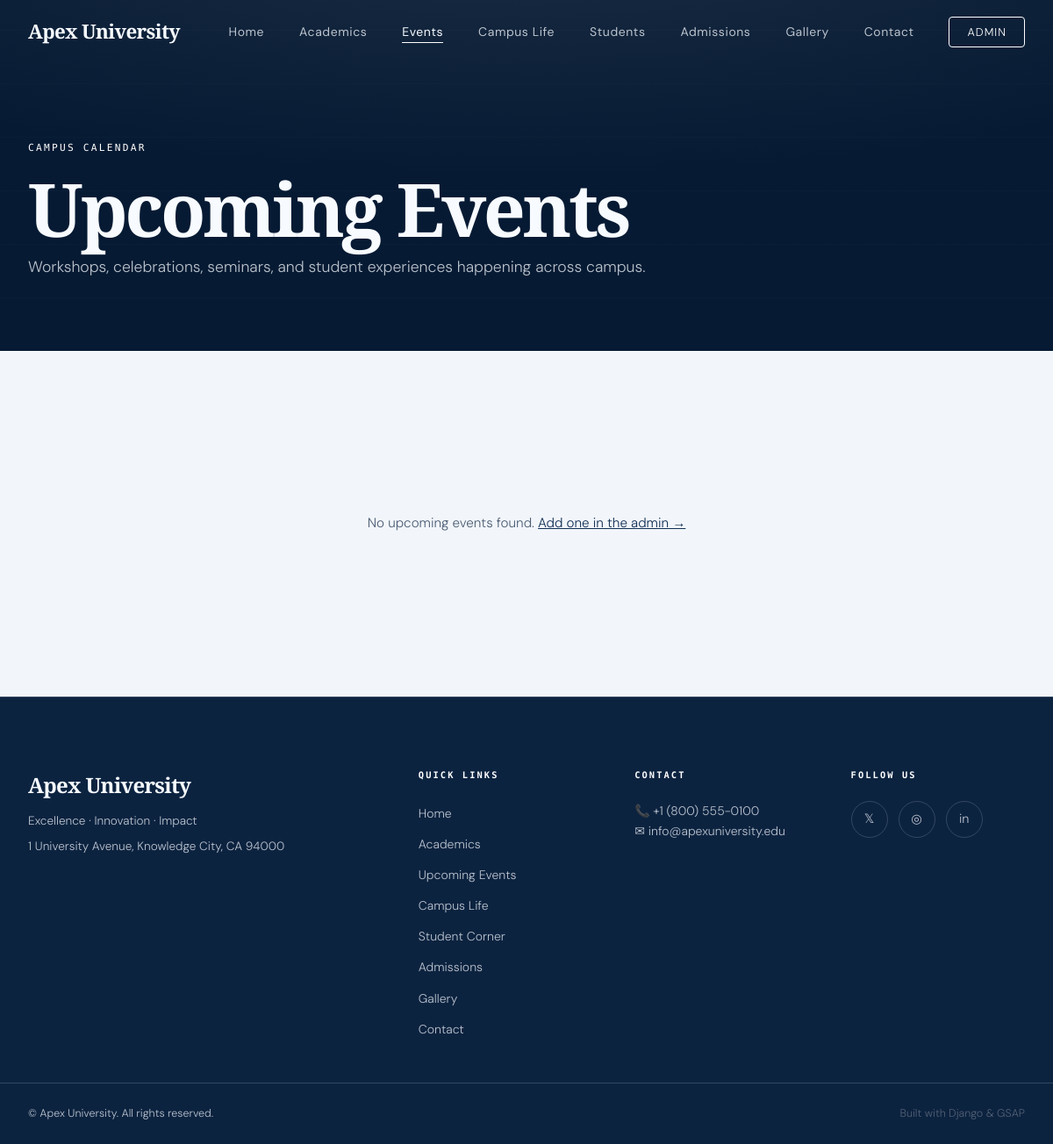
Screenshot of /events/ with the database file from the repository.
### core/models.py (models this page shows, shortened)
class SiteSettings(models.Model):
    college_name = models.CharField(max_length=200, default="Apex University")
    tagline = models.CharField(max_length=300, blank=True)
    logo = models.ImageField(upload_to='site/', blank=True, null=True)
    footer_text = models.TextField(blank=True)
    phone = models.CharField(max_length=50, blank=True)
    email = models.EmailField(blank=True)
    address = models.TextField(blank=True)
    facebook_url = models.URLField(blank=True)
    twitter_url = models.URLField(blank=True)
    instagram_url = models.URLField(blank=True)
    linkedin_url = models.URLField(blank=True)
    youtube_url = models.URLField(blank=True)
    class Meta:
        verbose_name = "Site Settings"
        verbose_name_plural = "Site Settings"

### core/views.py (the view)
# urls.py: path('events/', views.events_page, name='events'),
def events_page(request):
    site = get_site_settings()
    events = UpcomingEvent.objects.filter(is_active=True)
    context = {
        'events': events,
        'site': site,
        'page': 'events',
    }
    return render(request, 'core/events.html', context)

### core/views.py (called while the page is built)
def get_site_settings():
    return SiteSettings.objects.first()

### core/templates/core/events.html (shortened to what this page needs)
{% extends 'core/base.html' %}
{% block content %}
<section class="page-hero" aria-label="Upcoming Events">
  <div class="page-hero-content">
    <div class="section-label">Campus Calendar</div>
    <h1 class="page-hero-title">Upcoming Events</h1>
    <p class="page-hero-sub">Workshops, celebrations, seminars, and student experiences happening across campus.</p>
  </div>
  <div class="page-hero-bg" aria-hidden="true"></div>
</section>
<section class="events-page-section section">
  <div class="container">
    {% if events %}
    <div class="events-grid">
      {% for event in events %}
      <article class="event-card">
        <div class="event-date-block">
          <span class="event-month">{{ event.event_date|date:"M" }}</span>
          <span class="event-day">{{ event.event_date|date:"d" }}</span>
        </div>
        <div class="event-body">
          {% if event.category %}<span class="event-category">{{ event.category }}</span>{% endif %}
          <h2>{{ event.title }}</h2>
          <p>{{ event.summary }}</p>
          <div class="event-meta">
            {% if event.event_time %}<span>{{ event.event_time }}</span>{% endif %}
            {% if event.location %}<span>{{ event.location }}</span>{% endif %}
          </div>
          {% if event.cta_link %}
          <a href="{{ event.cta_link }}" class="section-link">{{ event.cta_text|default:"Learn More" }} →</a>
          {% endif %}
        </div>
      </article>
      {% endfor %}
    </div>
    {% else %}
    <div class="empty-state">
      <p>No upcoming events found. <a href="/admin/core/upcomingevent/add/">Add one in the admin →</a></p>
    </div>
    {% endif %}
  </div>
</section>
{% endblock %}

### core/templates/core/base.html (shortened to what this page needs)
{% load static %}
<!DOCTYPE html>
<html lang="en">
<head>
  <link rel="stylesheet" href="{% static 'core/css/main.css' %}" />
</head>
<body class="dark-theme">
  <header id="navbar" class="navbar" role="banner">
    <nav class="nav-container" aria-label="Main navigation">
      <a href="{% url 'home' %}" class="nav-logo" aria-label="Homepage">
        {% if site and site.logo %}
          <img src="{{ site.logo.url }}" alt="{{ site.college_name }}" />
        {% else %}
          <span class="logo-text">{% if site %}{{ site.college_name }}{% else %}APEX{% endif %}</span>
        {% endif %}
      </a>
      <ul class="nav-links" role="list">
        <li><a href="{% url 'home' %}#hero" class="nav-link {% if page == 'home' %}active{% endif %}">Home</a></li>
        <li><a href="{% url 'academics' %}" class="nav-link {% if page == 'academics' %}active{% endif %}">Academics</a></li>
        <li><a href="{% url 'events' %}" class="nav-link {% if page == 'events' %}active{% endif %}">Events</a></li>
        <li><a href="{% url 'campus_life' %}" class="nav-link {% if page == 'campus_life' %}active{% endif %}">Campus Life</a></li>
        <li><a href="{% url 'student_corner' %}" class="nav-link {% if page == 'student_corner' %}active{% endif %}">Students</a></li>
        <li><a href="{% url 'admissions' %}" class="nav-link {% if page == 'admissions' %}active{% endif %}">Admissions</a></li>
        <li><a href="{% url 'gallery' %}" class="nav-link {% if page == 'gallery' %}active{% endif %}">Gallery</a></li>
        <li><a href="{% url 'contact' %}" class="nav-link {% if page == 'contact' %}active{% endif %}">Contact</a></li>
        <li><a href="/admin/" class="nav-cta" target="_blank" rel="noopener">Admin</a></li>
      </ul>
    </nav>
  </header>
  <main id="main-content">
    {% block content %}{% endblock %}
  </main>
  <footer class="footer" role="contentinfo">
    <div class="footer-container">
      <div class="footer-brand">
        <p class="footer-name">{% if site %}{{ site.college_name }}{% else %}Apex University{% endif %}</p>
        {% if site and site.tagline %}
          <p class="footer-tagline">{{ site.tagline }}</p>
        {% endif %}
        {% if site and site.address %}
          <p class="footer-address">{{ site.address }}</p>
        {% endif %}
      </div>
      <div class="footer-links">
        <h4 class="footer-heading">Quick Links</h4>
        <ul>
          <li><a href="{% url 'home' %}">Home</a></li>
          <li><a href="{% url 'academics' %}">Academics</a></li>
          <li><a href="{% url 'events' %}">Upcoming Events</a></li>
          <li><a href="{% url 'campus_life' %}">Campus Life</a></li>
          <li><a href="{% url 'student_corner' %}">Student Corner</a></li>
          <li><a href="{% url 'admissions' %}">Admissions</a></li>
          <li><a href="{% url 'gallery' %}">Gallery</a></li>
          <li><a href="{% url 'contact' %}">Contact</a></li>
        </ul>
      </div>
      <div class="footer-contact">
        <h4 class="footer-heading">Contact</h4>
        {% if site %}
          {% if site.phone %}<p>📞 {{ site.phone }}</p>{% endif %}
          {% if site.email %}<p>✉ {{ site.email }}</p>{% endif %}
        {% else %}
          <p>✉ info@apexuniversity.edu</p>
        {% endif %}
      </div>
      <div class="footer-social">
        <h4 class="footer-heading">Follow Us</h4>
        <div class="social-icons">
          {% if site %}
            {% if site.twitter_url %}<a href="{{ site.twitter_url }}" target="_blank" rel="noopener" aria-label="Twitter">𝕏</a>{% endif %}
            {% if site.instagram_url %}<a href="{{ site.instagram_url }}" target="_blank" rel="noopener" aria-label="Instagram">◎</a>{% endif %}
            {% if site.linkedin_url %}<a href="{{ site.linkedin_url }}" target="_blank" rel="noopener" aria-label="LinkedIn">in</a>{% endif %}
          {% else %}
            <a href="#" aria-label="Instagram">◎</a>
            <a href="#" aria-label="LinkedIn">in</a>
            <a href="#" aria-label="Twitter">𝕏</a>
          {% endif %}
        </div>
      </div>
    </div>
    <div class="footer-bottom">
      <p>©  {% if site %}{{ site.college_name }}{% else %}Apex University{% endif %}. All rights reserved.</p>
      <p class="footer-credit">Built with Django &amp; GSAP</p>
    </div>
  </footer>
</body>
</html>

### rows the page displays
SiteSettings: college_name "Apex University", tagline "Excellence · Innovation · Impact", address "1 University Avenue, Knowledge City, CA 94000", phone "+1 (800) 555-0100", email "info@apexuniversity.edu"
